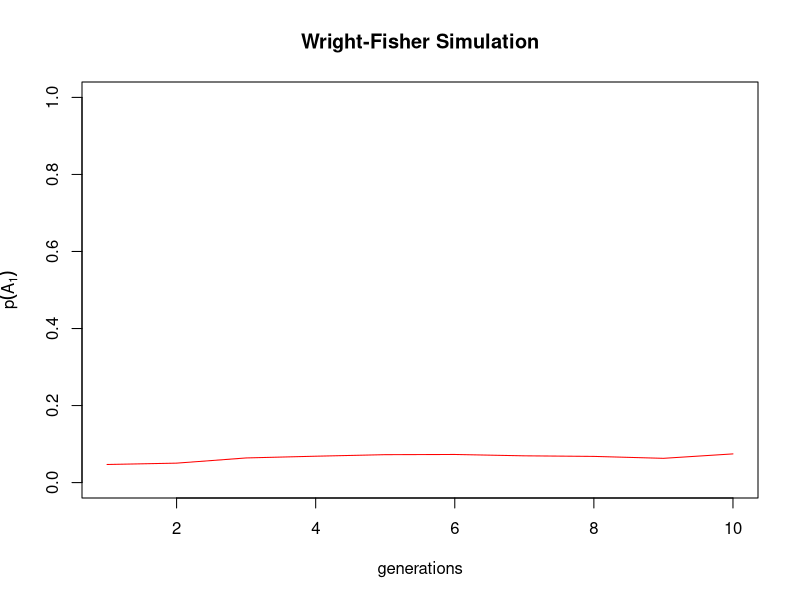

Write the R code that produced this figure.
## ---- chunk 1
A1 <- 10 # number of A1 allele (the minor allele) in the first generation
N <- 10 # number of diploid individuals in the population

# create allele frequency
p <- A1/(2*N)
# create A2 allele frequency
#q <- 1 -p
# sample from a binomial distribution with parameters size =2N and prob=p
# this generates the number of A1 alles for 40 simulations (populations -not generations) simply it will run for 40 times with the initial allele freequency in p
#in binomial distribution p = freequency of A1 in current generation, 2N = number of individuals
#so this gerates number of A1 alleles in the next generation with 40 different simulations
#rbinom randomly chooses based on the probability(p) or initial allele freequency, so we use this fucntion for the wright fisher
A1<- rbinom(40, 2*N, p) 

#allele freequencies of these 40 simulations in the next generation with intial allele frequency.
p<- A1/(2*N)
## ---- chunk 2
A1 <- 100 # number of A1 allele (the minor allele) in the first generation
N <- 1000 # number of diploid individuals in the population
p <- A1/(2*N)

### make a numeric vector to save all the 10 generations freequencies in the freq vector.
freq <- as.numeric();
t=10
### Use for loop to run over t generations for one simulation and p -allele freequency updates each time with generation so for the 10 generation 10 allele freequecies are changed
for (i in 1:t){
  A1 <- rbinom(1, 2*N, p)
  p <- A1/(2*N)
  freq[i] <- p
}
#here freq vector stores all the values of 10 generation allele freequencies.

#pdf("graphs/sim1.pdf", widht=5, height=5)
plot(freq, type="l", ylim=c(0,1), col="red", xlab="generations", 
     ylab=expression(p(A[1])), main="Wright-Fisher Simulation")

